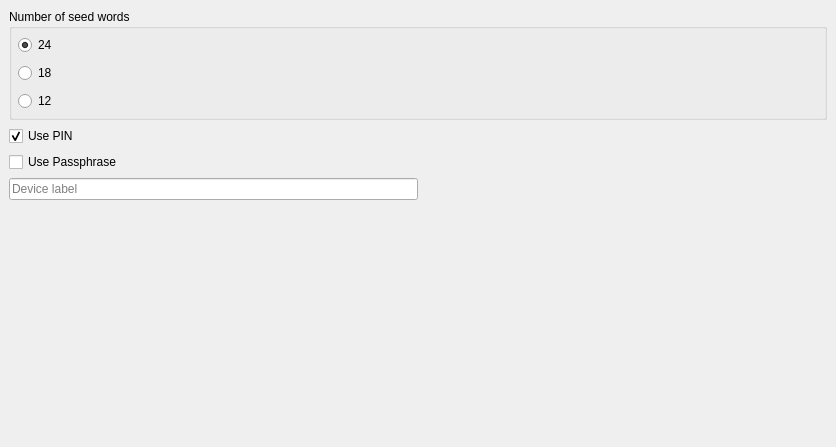
<?xml version="1.0" encoding="UTF-8"?>
<ui version="4.0">
 <class>WdgInitializeHw</class>
 <widget class="QWidget" name="WdgInitializeHw">
  <property name="geometry">
   <rect>
    <x>0</x>
    <y>0</y>
    <width>836</width>
    <height>447</height>
   </rect>
  </property>
  <property name="windowTitle">
   <string>Form</string>
  </property>
  <layout class="QVBoxLayout" name="verticalLayout_4">
   <property name="spacing">
    <number>6</number>
   </property>
   <property name="leftMargin">
    <number>0</number>
   </property>
   <property name="topMargin">
    <number>0</number>
   </property>
   <property name="rightMargin">
    <number>0</number>
   </property>
   <property name="bottomMargin">
    <number>0</number>
   </property>
   <item>
    <widget class="QStackedWidget" name="pages">
     <property name="currentIndex">
      <number>0</number>
     </property>
     <widget class="QWidget" name="page1">
      <layout class="QVBoxLayout" name="verticalLayout_3">
       <item>
        <widget class="QGroupBox" name="gbNumberOfMnemonicWords">
         <property name="title">
          <string>Number of seed words</string>
         </property>
         <layout class="QVBoxLayout" name="verticalLayout_7">
          <property name="spacing">
           <number>8</number>
          </property>
          <property name="leftMargin">
           <number>6</number>
          </property>
          <property name="topMargin">
           <number>6</number>
          </property>
          <property name="rightMargin">
           <number>6</number>
          </property>
          <property name="bottomMargin">
           <number>6</number>
          </property>
          <item>
           <widget class="QRadioButton" name="rbWordsCount24">
            <property name="text">
             <string>24</string>
            </property>
            <property name="checked">
             <bool>true</bool>
            </property>
           </widget>
          </item>
          <item>
           <widget class="QRadioButton" name="rbWordsCount18">
            <property name="text">
             <string>18</string>
            </property>
           </widget>
          </item>
          <item>
           <widget class="QRadioButton" name="rbWordsCount12">
            <property name="text">
             <string>12</string>
            </property>
           </widget>
          </item>
         </layout>
        </widget>
       </item>
       <item>
        <widget class="QCheckBox" name="checkBox">
         <property name="text">
          <string>Use PIN</string>
         </property>
         <property name="checked">
          <bool>true</bool>
         </property>
        </widget>
       </item>
       <item>
        <widget class="QCheckBox" name="checkBox_2">
         <property name="text">
          <string>Use Passphrase</string>
         </property>
        </widget>
       </item>
       <item>
        <layout class="QHBoxLayout" name="horizontalLayout">
         <item>
          <widget class="QLineEdit" name="edtDeviceLabel">
           <property name="placeholderText">
            <string>Device label</string>
           </property>
          </widget>
         </item>
         <item>
          <spacer name="horizontalSpacer">
           <property name="orientation">
            <enum>Qt::Horizontal</enum>
           </property>
           <property name="sizeHint" stdset="0">
            <size>
             <width>40</width>
             <height>20</height>
            </size>
           </property>
          </spacer>
         </item>
        </layout>
       </item>
       <item>
        <spacer name="verticalSpacer">
         <property name="orientation">
          <enum>Qt::Vertical</enum>
         </property>
         <property name="sizeHint" stdset="0">
          <size>
           <width>20</width>
           <height>40</height>
          </size>
         </property>
        </spacer>
       </item>
      </layout>
     </widget>
     <widget class="QWidget" name="page2">
      <layout class="QVBoxLayout" name="verticalLayout_5">
       <property name="leftMargin">
        <number>0</number>
       </property>
       <property name="topMargin">
        <number>0</number>
       </property>
       <property name="rightMargin">
        <number>0</number>
       </property>
       <property name="bottomMargin">
        <number>0</number>
       </property>
       <item>
        <widget class="QLabel" name="lblMessage">
         <property name="text">
          <string>...</string>
         </property>
         <property name="alignment">
          <set>Qt::AlignCenter</set>
         </property>
        </widget>
       </item>
      </layout>
     </widget>
    </widget>
   </item>
  </layout>
 </widget>
 <resources/>
 <connections/>
</ui>
